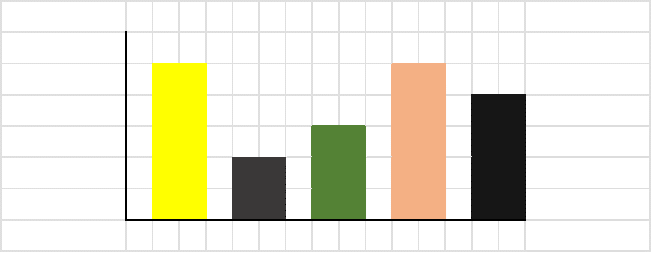
#> input picture CountBars/bars.png, 652 x 253 px
$ jupyter execute Untitled.ipynb
#> lines starting #> are read from the running program, lines starting #| are printed output that depends on the picture; after the words box and inside, x2 and y2 are one past the last pixel; in counts of white or black regions, pixels touching at a corner belong together
[cell 1]
import cv2
import numpy as np
import matplotlib.pyplot as plt

[cell 2]
img = cv2.imread('bars.png', cv2.IMREAD_GRAYSCALE)
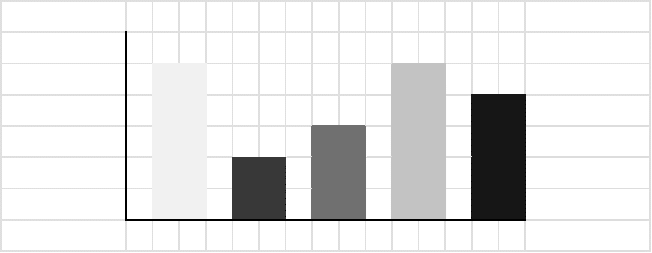
#> img: shape (253, 652); min 0, max 255, mean 228.8

[cell 3]
img = cv2.imread('bars.png', cv2.IMREAD_GRAYSCALE)
img = cv2.threshold(img, 250, 255, cv2.THRESH_BINARY)[1]
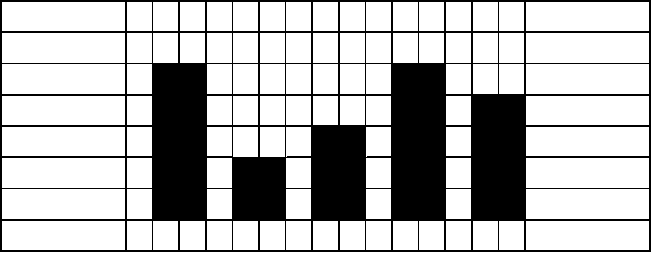
#> img: shape (253, 652); 72.4% white; 1 black region, box (x1, y1, x2, y2) and area: (0, 0, 651, 252) 45594
plt.imshow(img, cmap='gray')

[cell 4]
img = img[62:220,151:525]
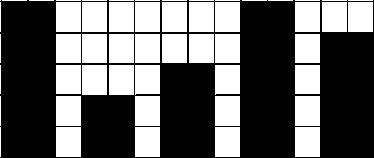
#> img: shape (158, 374); 41% white; 52 white regions (1 under 20 px), largest, box (x1, y1, x2, y2) and area: (56, 2, 81, 32) 750, (82, 2, 107, 32) 750, (109, 2, 134, 32) 750

[cell 5]
plt.imshow(img, cmap='gray')
plt.show()

[cell 6]
np.count_nonzero(img[-2,1:70] == 0)
#> Out = 55

[cell 7]
np.count_nonzero(img[-2,:] == 0)
#> Out = 273
